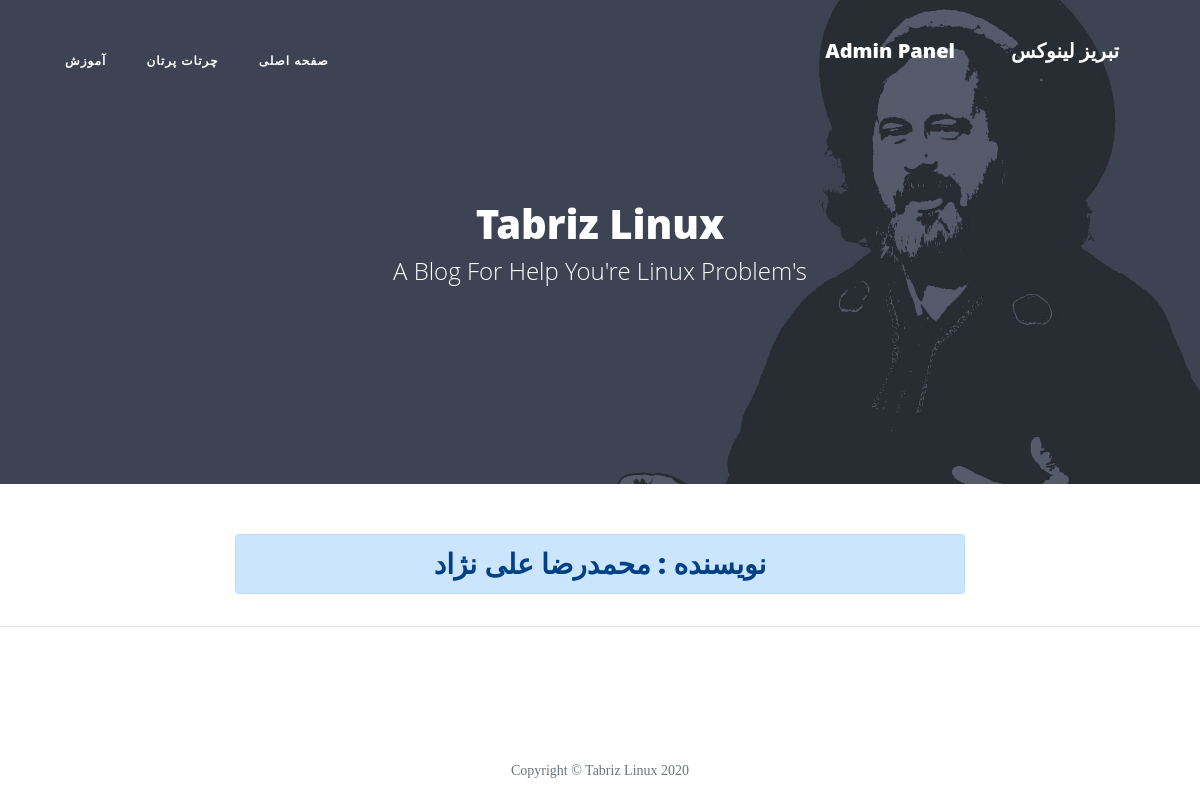
Before: /author/MohammadReza with the older database file.
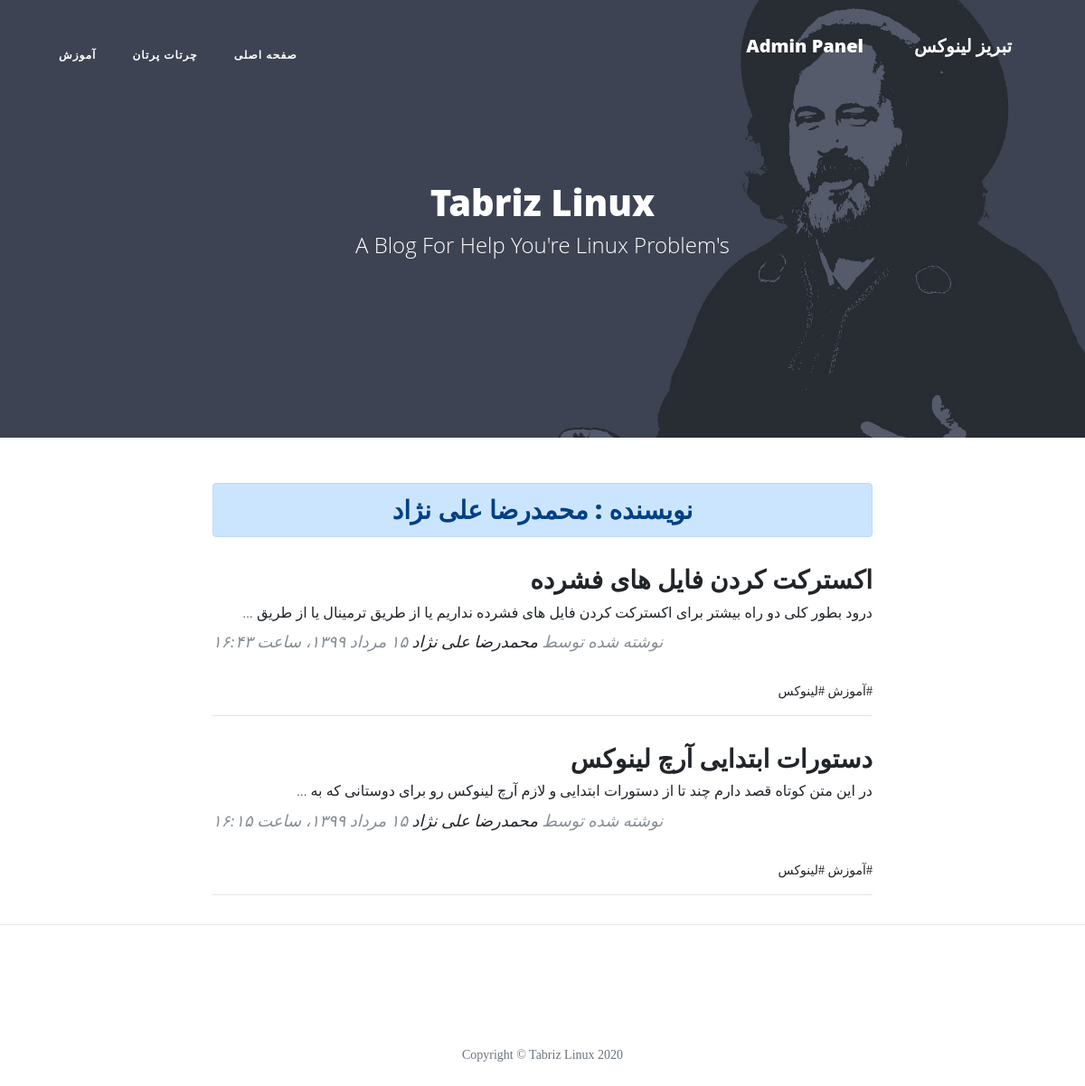
After: the same page with the newer database file.
### blog/models.py (models this page shows, shortened)
class Category(models.Model):
    parent   = models.ForeignKey('self', default=None, null=True, blank=True, on_delete=models.SET_NULL, related_name='children', verbose_name="زیردسته")
    title    = models.CharField(max_length=30, verbose_name="عنوان دسته‌بندی")
    slug     = models.SlugField(max_length=100, unique=True, verbose_name="آدرس دسته‌بندی")
    status   = models.BooleanField(default=True, verbose_name="آیا نمایش داده شود؟")
    position = models.IntegerField(verbose_name="پوزیشن")
    class Meta:
        verbose_name = "دسته‌بندی"
        verbose_name_plural = "دسته‌بندی‌ها"
        ordering = ['parent__id','position']
    objects = CategoryManager()

class Article(models.Model):
    STATUS_CHOICE = (
        ('D','پیش‌نویس'),
        ('P','منتشر‌شده'),
    )
    author      = models.ForeignKey(User , null=True, on_delete=models.SET_NULL, related_name='articles', verbose_name="نویسنده")
    title       = models.CharField(max_length=30,verbose_name="عنوان مقاله")
    slug        = models.SlugField(max_length=100, unique=True, verbose_name="آدرس مقاله")
    category    = models.ManyToManyField(Category, verbose_name="دسته‌بندی", related_name="articles")
    description = models.TextField(verbose_name="محتوای مقاله")
    thumbnail   = models.ImageField(upload_to="images",verbose_name="تصویر مقاله")
    publish     = models.DateTimeField(default=timezone.now, verbose_name="تاریخ انتشار")
    created     = models.DateTimeField(auto_now_add=True)
    updated     = models.DateTimeField(auto_now=True)
    status      = models.CharField(max_length=1, choices=STATUS_CHOICE, verbose_name="وضعیت")
    class Meta:
        verbose_name = "مقاله"
        verbose_name_plural = "مقالات"
        ordering = ['-publish']
    def jpublish(self):
        return jalali_convertor(self.publish)
    jpublish.short_description = "تاریخ انتشار"
    def thumbnail_tag(self):
        return format_html("<img width=100 height=50 style='border-radius: 3px;' src='{}'>".format(self.thumbnail.url))
    thumbnail_tag.short_description = "تصویر مقاله"
    def category_to_str(self):
        return "، ".join([category.title for category in self.category.active()])
    category_to_str.short_description = "دسته‌بندی"
    objects = ArticleManager()

### account/models.py (models this page shows)
class User(AbstractUser):
    is_author    = models.BooleanField(default=False, verbose_name="وضعیت نویسندگی")
    special_user = models.DateTimeField(default=timezone.now, verbose_name="کاربر ویژه تا")
    def is_special_user(self):
        if self.special_user > timezone.now():
            return True
        else:
            return False
    is_special_user.boolean = True
    is_special_user.short_description = "وضعیت کاربر ویژه"

### blog/views.py (the view)
# urls.py: path('author/<slug:username>', AuthorList.as_view(), name="author"),
class AuthorList(ListView):
    paginate_by = 5
    template_name = 'blog/author_list.html'
    def get_queryset(self):
        global author
        username = self.kwargs.get('username')
        author = get_object_or_404(User, username=username)
        return author.articles.published()
    def get_context_data(self, **kwargs):
        context = super().get_context_data(**kwargs)
        context['author'] = author
        return context

### blog/models.py (called while the page is built)
    def published(self):
        return self.filter(status="P")

    def active(self):
        return self.filter(status=True)

### blog/templatetags/base_tags.py (called while the page is built)
@register.simple_tag
def title(data="تبریز لینوکس"):
    return data

@register.inclusion_tag("blog/partials/category_navbar.html")
def category_navbar():
    return{
        "category": Category.objects.filter(status=True)
    }

### extensions/jalali.py (called while the page is built)
    def persian_tuple(self):
        return self.persian_year, self.persian_month, self.persian_day

### extensions/utils.py (called while the page is built)
def persian_numbers_converter(mystr):
    numbers = {
        "0":"۰",
        "1":"۱",
        "2":"۲",
        "3":"۳",
        "4":"۴",
        "5":"۵",
        "6":"۶",
        "7":"۷",
        "8":"۸",
        "9":"۹",
    }
    for English_Numbers, Persian_Numbers in numbers.items():
        mystr = mystr.replace(English_Numbers,Persian_Numbers)
    return mystr

### templates/blog/author_list.html (shortened to what this page needs)
{% extends 'blog/list.html' %}
{% block header %}
    <h3 class="alert alert-primary text-center"> نویسنده : {{author.get_full_name}}</h3>
{% endblock %}

### templates/blog/list.html (shortened to what this page needs)
{% extends 'blog/base.html' %}
{% load static %}
{% block main %}
  <header class="masthead" style="background-image: url('{% static "blog/img/header.jpg" %}')">
    <div class="overlay"></div>
    <div class="container">
      <div class="row">
        <div class="col-lg-8 col-md-10 mx-auto">
          <div class="site-heading">
            <h1>Tabriz Linux</h1>
            <span class="subheading">A Blog For Help You're Linux Problem's </span>
          </div>
        </div>
      </div>
    </div>
  </header>
  <div class="container">
    <div class="row">
      <div class="col-lg-8 col-md-10 mx-auto">
        {% block header %}{% endblock %}
        {% for article in object_list %}
          <div class="post-preview">
          <a href="{% url 'blog:detail' article.slug %}">
            <h2 class="post-title">
              {{article.title}}
            </h2>
            <h3 class="post-subtitle">
              {{article.description|striptags|truncatewords:20}}
            </h3>
          </a>
          <p class="post-meta">نوشته شده توسط
            <a href="{% url 'blog:author' article.author %}">{{article.author.get_full_name}}</a>
            {{article.jpublish}}</p>
          <div>
            {% for cat in article.category.active %}
              <a href="{% url 'blog:category' cat.slug %}">#{{cat.title}}</a>
            {% endfor %}
          </div>
        </div>
        <hr>
        {% endfor %}
      </div>
    </div>
  </div>
{% endblock %}

### templates/blog/partials/category_navbar.html (shortened to what this page needs)
<div class="collapse navbar-collapse nav" id="navbarResponsive">
  <ul class="navbar-nav ml-auto">
    <li class="nav-item">
      <a class="nav-link" href="{% url 'blog:home' %}">صفحه اصلی</a>
    </li>
    {% for cat in category %}
      {% if cat.parent == None %}
        <li class="nav-item">
          <a class="nav-link" href="{% url 'blog:category' cat.slug %}">{{cat.title}}</a>
        </li>
      {% endif %}
    {% endfor %}
  </ul>
</div>

Changed rows visible on the page:
added Article: title "اکسترکت کردن فایل های فشرده", description "درود بطور کلی دو راه بیشتر برای اکسترکت کردن فایل های فشرده نداریم یا از طریق ترمینال یا از طریق …", author.get_full_name "محمدرضا علی نژاد", jpublish "۱۵ مرداد ۱۳۹۹، ساعت ۱۶:۴۳", Category (title "آموزش")
now on this page (row unchanged): Category: title "لینوکس"
added Article: title "دستورات ابتدایی آرچ لینوکس", description "در این متن کوتاه قصد دارم چند تا از دستورات ابتدایی و لازم آرچ لینوکس رو برای دوستانی که به …", author.get_full_name "محمدرضا علی نژاد", jpublish "۱۵ مرداد ۱۳۹۹، ساعت ۱۶:۱۵", Category (title "آموزش")
